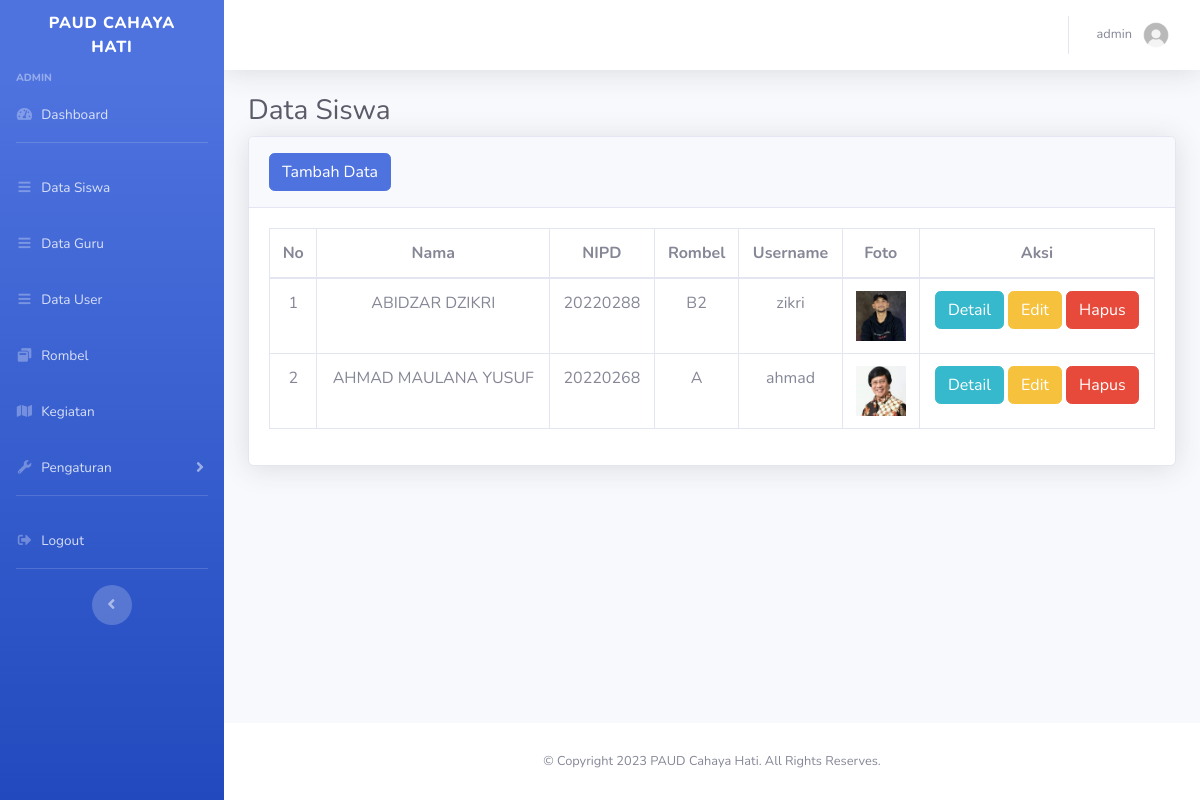
Page /admin/data-siswa.php (signed in) on the committed database.
### tables this page shows
CREATE TABLE `siswa` (
  `id` int(5) NOT NULL,
  `nipd` varchar(8) NOT NULL,
  `nama_siswa` varchar(50) NOT NULL,
  `username` varchar(30) NOT NULL,
  `jk` enum('L','P','','') NOT NULL,
  `nisn` varchar(10) NOT NULL,
  `tpt_lahir` varchar(30) NOT NULL,
  `tgl_lahir` date NOT NULL,
  `nik_siswa` varchar(16) NOT NULL,
  `agama` enum('ISLAM','KATOLIK','PROTESTAN','HINDU','BUDHA','KONGHUCU') NOT NULL,
  `alamat` text NOT NULL,
  `jns_tinggal` varchar(50) NOT NULL,
  `transportasi` varchar(30) NOT NULL,
  `rombel` varchar(5) NOT NULL,
  `no_telp` varchar(15) NOT NULL,
  `email` varchar(50) NOT NULL,
  `skhun` varchar(10) NOT NULL,
  `penerima_kps` enum('Ya','Tidak','','') DEFAULT NULL,
  `no_kps` varchar(10) DEFAULT NULL,
  `foto` varchar(200) NOT NULL,
  `nama_ayah` varchar(50) NOT NULL,
  `thn_lahir_ayah` varchar(5) NOT NULL,
  `pendidikan_ayah` enum('Tidak Sekolah','SD/Sederajat','SMP/Sederajat','SMA/Sederajat','Diploma','S1','S2','S3','-') NOT NULL,
  `pekerjaan_ayah` varchar(30) NOT NULL,
  `penghasilan_ayah` enum('< Rp. 500.000','Rp. 500.000 - Rp. 999.999','Rp. 1.000.000 - Rp. 1.999.999','Rp. 2.000.000 - Rp. 2.999.999','Rp. 3.000.000 - Rp. 3.999.999','Rp. 4.000.000 - Rp. 4.999.999','Rp. 5.000.000 - Rp. 5.999.999','> Rp. 6.000.000','Tidak Berpenghasilan') NOT NULL,
  `nik_ayah` varchar(16) NOT NULL,
  `nama_ibu` varchar(50) NOT NULL,
  `thn_lahir_ibu` int(4) NOT NULL,
  `pendidikan_ibu` enum('Tidak Sekolah','SD/Sederajat','SMP/Sederajat','SMA/Sederajat','D3/Sederajat','S1','S2','S3','-') NOT NULL,
  `pekerjaan_ibu` varchar(30) NOT NULL,
  `penghasilan_ibu` enum('< Rp. 500.000','Rp. 500.000 - Rp. 999.999','Rp. 1.000.000 - Rp. 1.999.999','Rp. 2.000.000 - Rp. 2.999.999','Rp. 3.000.000 - Rp. 3.999.999','Rp. 4.000.000 - Rp. 4.999.999','Rp. 5.000.000 - Rp. 5.999.999','> Rp. 6.000.000','Tidak Berpenghasilan') NOT NULL,
  `nik_ibu` varchar(16) NOT NULL
);

### admin/data-siswa.php (the view, shortened to what this page needs)
<?php include('../template/header.php'); ?>
<div class="container-fluid">
    <h1 class="h3 mb-2 text-gray-800">Data Siswa</h1>
            <div class="card shadow mb-4">
                <div class="card-header py-3">
                    <button type="button" class="btn btn-primary" data-toggle="modal"
                        data-target="#mymodal">Tambah Data</button>
                </div>
                    <div class="card-body">
                        <div class="table-responsive">
                            <table class="table table-bordered" id="dataTable" width="100%" cellspacing="0">
                                <thead>
                                    <tr class="text-center">
                                        <th>No</th>
                                        <th>Nama</th>
                                        <th>NIPD</th>
                                        <th>Rombel</th>
                                        <th>Username</th>
                                        <th>Foto</th>
                                        <th>Aksi</th>
                                    </tr>
                                </thead>
                                    <?php
                                    include '../config/koneksi.php';
                                    $no = 1;
                                    $siswa = mysqli_query($conn, "SELECT * FROM siswa order by nama_siswa asc");
                                    if(mysqli_num_rows($siswa) > 0){
                                        while($k = mysqli_fetch_array($siswa)){
                                        $nipd = $k['nipd'];
                                        $nama_siswa = $k['nama_siswa'];
                                        $username = $k['username'];
                                        $rombel = $k['rombel'];
                                        $foto = $k['foto'];
                                        $idsiswa = $k['id'];
                                    ?>
                                        <tr class="text-center">
                                            <td><?= $no++?></td>
                                            <td><?= $nama_siswa?></td>
                                            <td><?= $nipd?></td>
                                            <td><?= $rombel?></td>
                                            <td><?= $username?></td>
                                            <td><img src="../uploads/siswa/<?= $foto ?>" width= "50px"> </td>
                                            <td>
                                                <a href="detail-siswa.php?id=<?= $k['id']?>" class="btn btn-info">Detail</a>
                                                <button type="button" class="btn btn-warning" data-toggle="modal"
                                                    data-target="#edit<?=$idsiswa?>">Edit</button>
                                                <button type="button" class="btn btn-danger" data-toggle="modal"
                                                    data-target="#delete<?=$idsiswa?>">Hapus</button>
                                            </td>
                                        </tr>
                            <?php }}else{ ?>
                            <tr class="text-center">
                                <td colspan="7">Data tidak ada</td>
                            </tr>
                        <?php } ?>
                </table>
            </div>
        </div>
    </div>
</div>
<?php include('../template/footer.php'); ?>

### rows in the picture
siswa: nama_siswa "ABIDZAR DZIKRI", nipd "20220288", rombel "B2", username "zikri", foto (picture)
siswa: nama_siswa "AHMAD MAULANA YUSUF", nipd "20220268", rombel "A", username "ahmad", foto (picture)

### other values in the picture
$_SESSION['level'] "ADMIN"
$_SESSION['nama'] "admin"
